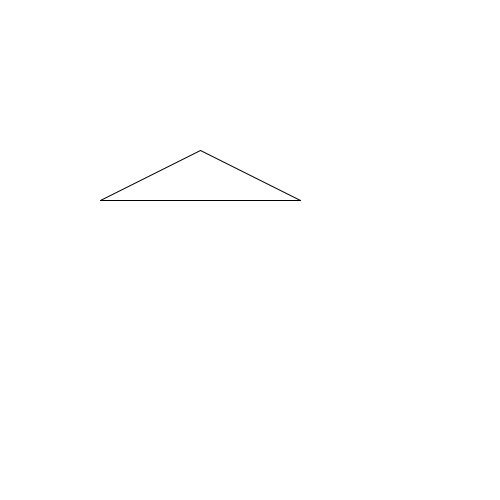
Frame 1 (no input)
Frame 60 (the mouse pressed at the canvas centre just before this capture): identical to frame 1, image omitted
Frame 120 (the mouse held since frame 60 and released just before this capture): identical to frame 1, image omitted

The Processing sketch that drew this single still picture (run headless with seeded random() and noise(); from frame 60 on, the mouse is pressed at the canvas centre):

// Processing sketch: opdr_9_8
// ── opdr_9_8.pde
int tekenDriehoek;

void setup(){
  size(500,500);
}

void draw(){
  background(255);
  tekenDriehoek(100,200,300,200,200,150);
}
void tekenDriehoek(int x1, int y1, int x2, int y2, int x3, int y3){
  line(x1,y1,x2,y2);
  line(x2,y2,x3,y3);
  line(x3,y3,x1,y1);


}
